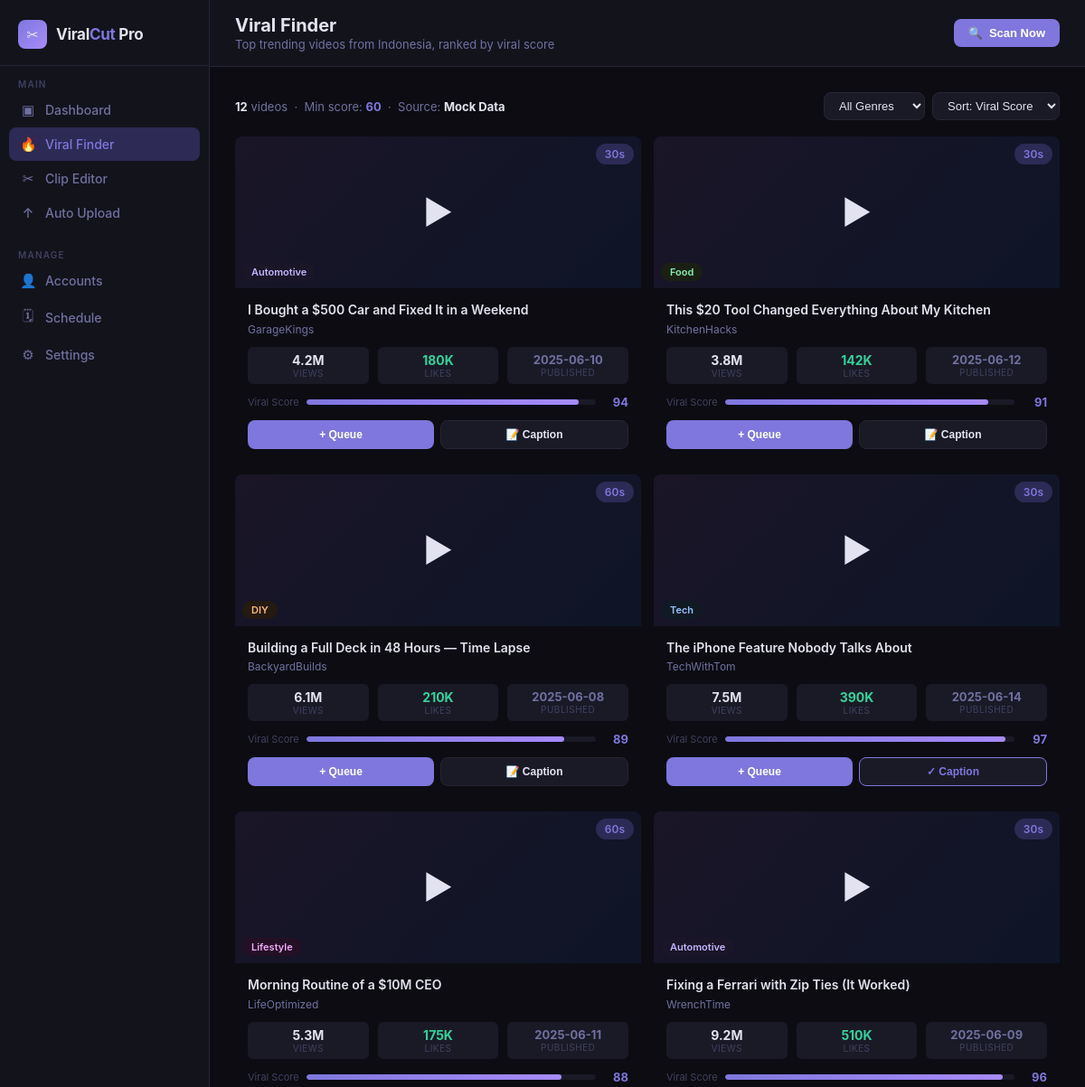
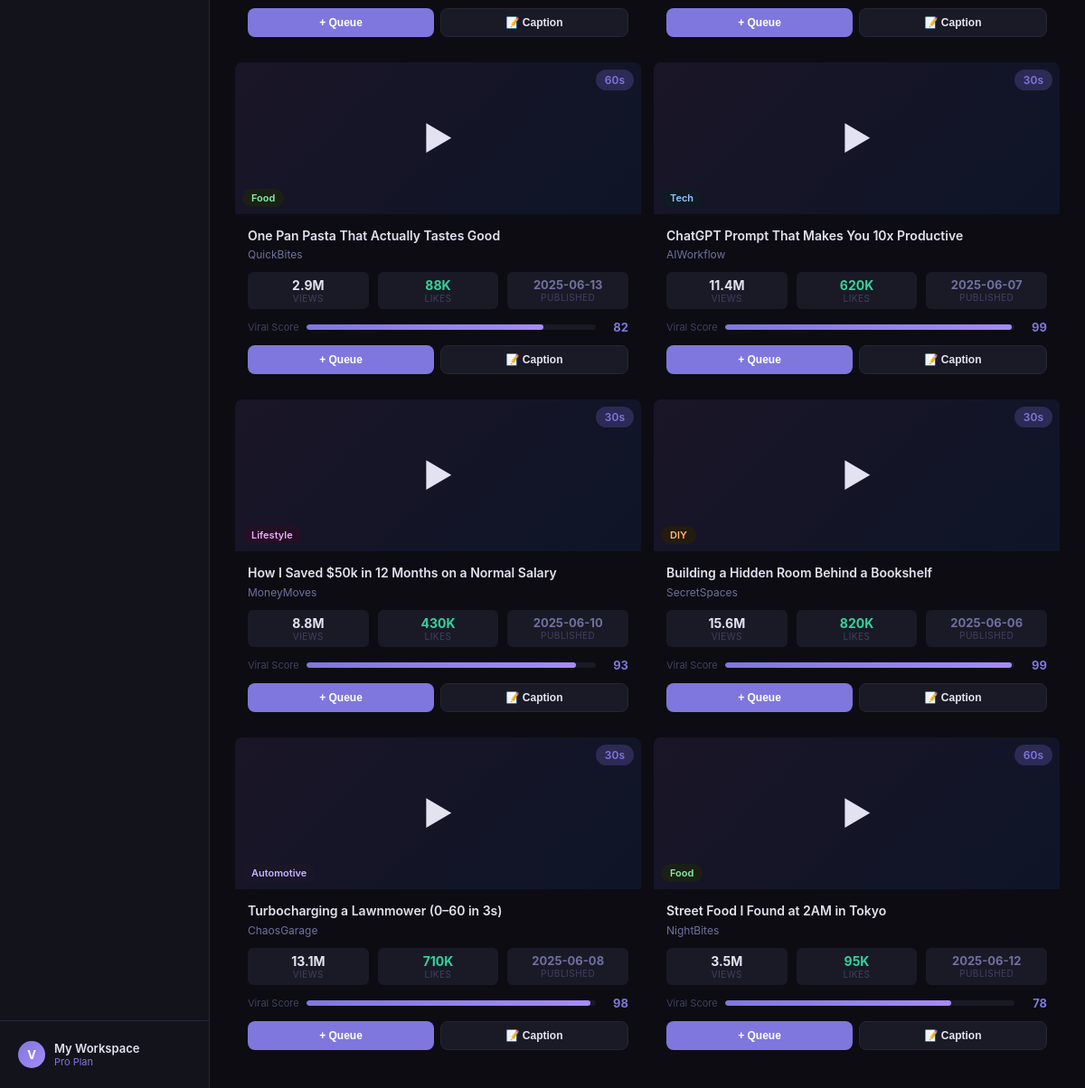
The page /viral-finder on the database its author committed (2 pictures, top to bottom).
### tables this page shows
CREATE TABLE captions (
            id INTEGER PRIMARY KEY AUTOINCREMENT,
            video_id TEXT NOT NULL UNIQUE,
            title TEXT NOT NULL,
            genre TEXT NOT NULL,
            short_cap TEXT NOT NULL,
            medium_cap TEXT NOT NULL,
            long_cap TEXT NOT NULL,
            created_at DATETIME DEFAULT CURRENT_TIMESTAMP
        );

CREATE TABLE queue (
            id INTEGER PRIMARY KEY AUTOINCREMENT,
            video_id TEXT NOT NULL,
            title TEXT NOT NULL,
            channel TEXT NOT NULL,
            thumbnail TEXT NOT NULL,
            views TEXT NOT NULL,
            likes TEXT NOT NULL,
            genre TEXT NOT NULL,
            score INTEGER NOT NULL,
            duration INTEGER NOT NULL,
            added_at DATETIME DEFAULT CURRENT_TIMESTAMP,
            status TEXT NOT NULL DEFAULT 'pending'
        , sort_order INTEGER NOT NULL DEFAULT 0, assigned_slot INTEGER REFERENCES schedule(id), notes TEXT NOT NULL DEFAULT '');

### app.py (the view)
@app.route("/viral-finder")
def viral_finder():
    api_key = get_api_key()
    settings = get_settings()
    min_score = int(settings.get("viral_score_min", 60))
    genres = settings.get("genres", "Automotive,Food,DIY,Tech,Lifestyle")
    conn = get_db()
    queued_ids = {r["video_id"] for r in conn.execute("SELECT video_id FROM queue").fetchall()}
    capped_ids  = {r["video_id"] for r in conn.execute("SELECT video_id FROM captions").fetchall()}
    conn.close()
    videos = filter_videos(MOCK_VIDEOS, min_score, genres)
    for v in videos:
        v["in_queue"]     = v["video_id"] in queued_ids
        v["has_captions"] = v["video_id"] in capped_ids
    return render_template("viral_finder.html", active="viral-finder",
                           videos=videos, scanned=False, error=None,
                           api_configured=bool(api_key),
                           min_score=min_score, genres=genres)

### app.py (called while the page is built)
def get_settings():
    conn = get_db()
    rows = conn.execute("SELECT key, value FROM settings").fetchall()
    conn.close()
    return {r["key"]: r["value"] for r in rows}

def get_api_key():
    key = os.environ.get("YOUTUBE_API_KEY", "").strip()
    if key:
        return key
    settings = get_settings()
    return settings.get("youtube_api_key", "").strip()

def filter_videos(videos, min_score, genres):
    genre_list = [g.strip() for g in genres.split(",") if g.strip()]
    return [v for v in videos if v["score"] >= min_score and (not genre_list or v["genre"] in genre_list)]

### db.py (called while the page is built)
def get_db():
    conn = sqlite3.connect(DB_PATH)
    conn.row_factory = sqlite3.Row
    return conn

### templates/viral_finder.html (shortened to what this page needs)
{% extends "base.html" %}
{% block page_title %}Viral Finder{% endblock %}
{% block page_subtitle %}Top trending videos from Indonesia, ranked by viral score{% endblock %}
{% block topbar_actions %}
<form method="POST" action="/viral-finder/scan" id="scan-form" style="display:inline">
    <button type="submit" class="btn btn-primary" id="scan-btn" onclick="startScan()">
        <span id="scan-icon">🔍</span> <span id="scan-label">Scan Now</span>
    </button>
</form>
{% endblock %}
{% block content %}
<div style="display:flex;align-items:center;gap:12px;margin-bottom:18px;flex-wrap:wrap">
    <div style="font-size:13px;color:var(--text-muted)">
        <strong style="color:var(--text)">{{ videos|length }}</strong> videos
        &nbsp;·&nbsp; Min score: <strong style="color:var(--accent)">{{ min_score }}</strong>
        &nbsp;·&nbsp; Source: <strong style="color:var(--text)">{% if scanned %}YouTube Live (ID){% else %}Mock Data{% endif %}</strong>
    </div>
    <div style="margin-left:auto;display:flex;gap:8px">
        <select id="genre-filter" onchange="filterCards()" style="background:var(--surface2);border:1px solid var(--border);border-radius:8px;padding:6px 12px;font-size:13px;color:var(--text);outline:none">
            <option value="">All Genres</option>
        </select>
        <select id="sort-filter" onchange="sortCards()" style="background:var(--surface2);border:1px solid var(--border);border-radius:8px;padding:6px 12px;font-size:13px;color:var(--text);outline:none">
            <option value="score">Sort: Viral Score</option>
        </select>
    </div>
</div>
<div id="video-grid" style="display:grid;grid-template-columns:repeat(auto-fill,minmax(300px,1fr));gap:14px">
    {% for v in videos %}
    <div class="video-card" data-genre="{{ v.genre }}" data-score="{{ v.score }}" data-views="{{ v.views_raw }}">
        <div style="position:relative">
            {% if v.thumbnail %}
            <img src="{{ v.thumbnail }}" alt="" style="width:100%;height:168px;object-fit:cover;border-radius:8px 8px 0 0;display:block">
            {% else %}
            <div style="width:100%;height:168px;background:linear-gradient(135deg,#1a1527,#0e1527);border-radius:8px 8px 0 0;display:flex;align-items:center;justify-content:center;font-size:36px">▶</div>
            {% endif %}
            <div style="position:absolute;top:8px;right:8px">
                <span class="badge badge-purple" style="font-size:12px;padding:4px 10px">{{ v.duration }}s</span>
            </div>
            <div style="position:absolute;bottom:8px;left:8px">
                <span class="badge
                    {% if v.genre == 'Automotive' %}badge-auto
                    {% elif v.genre == 'Food' %}badge-food
                    {% elif v.genre == 'DIY' %}badge-diy
                    {% elif v.genre == 'Tech' %}badge-tech
                    {% elif v.genre == 'Gaming' %}badge-yellow
                    {% else %}badge-life{% endif %}" style="font-size:11px">{{ v.genre }}</span>
            </div>
        </div>
        <div style="padding:14px">
            <div style="font-size:14px;font-weight:600;color:var(--text);line-height:1.4;margin-bottom:4px;display:-webkit-box;-webkit-line-clamp:2;-webkit-box-orient:vertical;overflow:hidden">{{ v.title }}</div>
            <div style="font-size:12px;color:var(--text-muted);margin-bottom:12px">{{ v.channel }}</div>
            <div style="display:flex;gap:10px;margin-bottom:12px">
                <div style="text-align:center;flex:1;background:var(--surface2);border-radius:6px;padding:6px 4px">
                    <div style="font-size:14px;font-weight:700;color:var(--text)">{{ v.views }}</div>
                    <div style="font-size:10px;color:var(--text-faint);text-transform:uppercase;letter-spacing:0.5px">Views</div>
                </div>
                <div style="text-align:center;flex:1;background:var(--surface2);border-radius:6px;padding:6px 4px">
                    <div style="font-size:14px;font-weight:700;color:var(--green)">{{ v.likes }}</div>
                    <div style="font-size:10px;color:var(--text-faint);text-transform:uppercase;letter-spacing:0.5px">Likes</div>
                </div>
                <div style="text-align:center;flex:1;background:var(--surface2);border-radius:6px;padding:6px 4px">
                    <div style="font-size:13px;font-weight:700;color:var(--text-muted)">{{ v.published }}</div>
                    <div style="font-size:10px;color:var(--text-faint);text-transform:uppercase;letter-spacing:0.5px">Published</div>
                </div>
            </div>
            <div style="display:flex;align-items:center;gap:8px;margin-bottom:12px">
                <span style="font-size:11px;color:var(--text-faint)">Viral Score</span>
                <div class="score-bar" style="flex:1">
                    <div class="score-fill" style="width:{{ v.score }}%"></div>
                </div>
                <span class="score-num">{{ v.score }}</span>
            </div>
            <div style="display:flex;gap:7px">
                <button
                    class="btn btn-primary queue-btn"
                    style="flex:1;justify-content:center;font-size:12px;{% if v.in_queue %}background:var(--accent-dim);color:var(--accent);border:1px solid var(--accent){% endif %}"
                    data-video='{{ {"video_id": v.video_id, "title": v.title, "channel": v.channel, "thumbnail": v.thumbnail, "views": v.views, "likes": v.likes, "genre": v.genre, "score": v.score, "duration": v.duration} | tojson }}'
                    onclick="addToQueue(this)">
                    {% if v.in_queue %}✓ Queue{% else %}+ Queue{% endif %}
                </button>
                <button
                    class="btn {% if v.has_captions %}btn-secondary{% else %}btn-secondary{% endif %} caption-btn"
                    style="flex:1;justify-content:center;font-size:12px;{% if v.has_captions %}border-color:var(--accent);color:var(--accent){% endif %}"
                    onclick="openCaption('{{ v.video_id }}','{{ v.title|replace("'","\\'") }}','{{ v.channel|replace("'","\\'") }}','{{ v.genre }}',{{ v.score }}, this)">
                    {% if v.has_captions %}✓ Caption{% else %}📝 Caption{% endif %}
                </button>
            </div>
        </div>
    </div>
    {% endfor %}
</div>
{% endblock %}

### templates/base.html (shortened to what this page needs)
<!DOCTYPE html>
<html lang="en">
<head>
    <link rel="stylesheet" href="/static/style.css">
</head>
<body>
    <aside class="sidebar">
        <div class="sidebar-logo">
            <div class="logo-icon">✂</div>
            <div class="logo-text">Viral<span>Cut</span> Pro</div>
        </div>
        <nav class="sidebar-nav">
            <div class="nav-section">
                <div class="nav-section-label">Main</div>
                <a href="/dashboard" class="nav-item {% if active == 'dashboard' %}active{% endif %}">
                    <span class="nav-icon">▣</span> Dashboard
                </a>
                <a href="/viral-finder" class="nav-item {% if active == 'viral-finder' %}active{% endif %}">
                    <span class="nav-icon">🔥</span> Viral Finder
                </a>
                <a href="/clip-editor" class="nav-item {% if active == 'clip-editor' %}active{% endif %}">
                    <span class="nav-icon">✂</span> Clip Editor
                </a>
                <a href="/auto-upload" class="nav-item {% if active == 'auto-upload' %}active{% endif %}">
                    <span class="nav-icon">↑</span> Auto Upload
                </a>
            </div>
            <div class="nav-section">
                <div class="nav-section-label">Manage</div>
                <a href="/accounts" class="nav-item {% if active == 'accounts' %}active{% endif %}">
                    <span class="nav-icon">👤</span> Accounts
                </a>
                <a href="/schedule" class="nav-item {% if active == 'schedule' %}active{% endif %}">
                    <span class="nav-icon">🗓</span> Schedule
                </a>
                <a href="/settings" class="nav-item {% if active == 'settings' %}active{% endif %}">
                    <span class="nav-icon">⚙</span> Settings
                </a>
            </div>
        </nav>
        <div class="sidebar-footer">
            <div class="sidebar-user">
                <div class="avatar">V</div>
                <div class="user-info">
                    <div class="user-name">My Workspace</div>
                    <div class="user-plan">Pro Plan</div>
                </div>
            </div>
        </div>
    </aside>
    <div class="main">
        <div class="topbar">
            <div class="topbar-left">
                <h1>{% block page_title %}{% endblock %}</h1>
                <p>{% block page_subtitle %}{% endblock %}</p>
            </div>
            <div class="topbar-right">
                {% block topbar_actions %}{% endblock %}
            </div>
        </div>
        <div class="content">
            {% block content %}{% endblock %}
        </div>
    </div>
</body>
</html>

### static/style.css (style rules this page uses)
:root { --bg: #0c0c12; --surface: #13131c; --surface2: #1a1a27; --border: #252535; --accent: #7F77DD; --accent-dim: #2d2a55; --accent-hover: #9b94e8; --text: #e2e2f0; --text-muted: #7070a0; --text-faint: #404060; --green: #34d399; --red: #f87171; --yellow: #fbbf24; --radius: 10px; }
* { margin: 0; padding: 0; box-sizing: border-box; }
body { font-family: -apple-system, BlinkMacSystemFont, 'Segoe UI', 'Inter', sans-serif; background: var(--bg); color: var(--text); display: flex; height: 100vh; overflow: hidden; }
.sidebar { width: 232px; background: var(--surface); border-right: 1px solid var(--border); display: flex; flex-direction: column; flex-shrink: 0; }
.sidebar-logo { padding: 22px 20px 18px; border-bottom: 1px solid var(--border); display: flex; align-items: center; gap: 10px; }
.sidebar-logo .logo-icon { width: 32px; height: 32px; background: linear-gradient(135deg, var(--accent), #a78bfa); border-radius: 8px; display: flex; align-items: center; justify-content: center; font-size: 16px; }
.sidebar-logo .logo-text { font-size: 17px; font-weight: 700; color: var(--text); letter-spacing: -0.3px; }
.sidebar-logo .logo-text span { color: var(--accent); }
.sidebar-nav { padding: 14px 10px; flex: 1; overflow-y: auto; }
.nav-section { margin-bottom: 22px; }
.nav-section-label { font-size: 10px; font-weight: 600; text-transform: uppercase; letter-spacing: 1.2px; color: var(--text-faint); padding: 0 10px; margin-bottom: 4px; }
.nav-item { display: flex; align-items: center; gap: 10px; padding: 9px 12px; border-radius: 8px; color: var(--text-muted); font-size: 14px; font-weight: 500; text-decoration: none; transition: all 0.14s; cursor: pointer; margin-bottom: 1px; }
.nav-item.active { background: var(--accent-dim); color: var(--accent); }
.nav-item .nav-icon { font-size: 15px; width: 18px; text-align: center; flex-shrink: 0; }
.sidebar-footer { padding: 14px 10px; border-top: 1px solid var(--border); }
.sidebar-user { display: flex; align-items: center; gap: 10px; padding: 8px 10px; border-radius: 8px; }
.sidebar-user .avatar { width: 30px; height: 30px; background: linear-gradient(135deg, var(--accent), #a78bfa); border-radius: 50%; display: flex; align-items: center; justify-content: center; font-size: 13px; font-weight: 700; color: white; flex-shrink: 0; }
.sidebar-user .user-info { flex: 1; min-width: 0; }
.sidebar-user .user-name { font-size: 13px; font-weight: 600; color: var(--text); }
.sidebar-user .user-plan { font-size: 11px; color: var(--accent); }
.main { flex: 1; display: flex; flex-direction: column; overflow: hidden; }
.topbar { padding: 16px 28px; border-bottom: 1px solid var(--border); background: var(--surface); display: flex; align-items: center; justify-content: space-between; flex-shrink: 0; }
.topbar-left h1 { font-size: 20px; font-weight: 700; color: var(--text); }
.topbar-left p { font-size: 13px; color: var(--text-muted); margin-top: 1px; }
.topbar-right { display: flex; align-items: center; gap: 10px; }
.btn { display: inline-flex; align-items: center; gap: 7px; padding: 8px 16px; border-radius: 8px; font-size: 13px; font-weight: 600; cursor: pointer; border: none; text-decoration: none; transition: all 0.14s; }
.btn-primary { background: var(--accent); color: white; }
.btn-secondary { background: var(--surface2); color: var(--text); border: 1px solid var(--border); }
.content { flex: 1; overflow-y: auto; padding: 28px; }
.badge { display: inline-block; padding: 3px 10px; border-radius: 20px; font-size: 11px; font-weight: 600; }
.badge-purple { background: var(--accent-dim); color: var(--accent); }
.badge-auto { background: #1a1527; color: #c4b5fd; }
.badge-food { background: #1a2014; color: #86efac; }
.badge-diy { background: #241a10; color: #fdba74; }
.badge-tech { background: #101a24; color: #93c5fd; }
.badge-life { background: #241024; color: #f0abfc; }
.score-bar { flex: 1; height: 6px; background: var(--surface2); border-radius: 3px; overflow: hidden; min-width: 60px; }
.score-fill { height: 100%; border-radius: 3px; background: linear-gradient(90deg, var(--accent), #a78bfa); }
.score-num { font-size: 13px; font-weight: 700; color: var(--accent); width: 28px; text-align: right; }

### rows shown on the page
captions: duration "30", genre "Tech", title "The iPhone Feature Nobody Talks About", channel "TechWithTom", views "7.5M", likes "390K", published "2025-06-14", score "97", shows "✓ Caption"
queue: duration "30", genre "Tech", title "ChatGPT Prompt That Makes You 10x Productive", channel "AIWorkflow", views "11.4M", likes "620K", published "2025-06-07", score "99", shows "📝 Caption"

### other values the page prints
{{ videos|length }} "12"
{{ min_score }} "60"
{{ v.duration }} "30" "30" "60" "60" "30" "60" "30" "30" "30" "60"
{{ v.genre }} "Automotive" "Food" "DIY" "Lifestyle" "Automotive" "Food" "Lifestyle" "DIY" "Automotive" "Food"
{{ v.title }} "I Bought a $500 Car and Fixed It in a Weekend" "This $20 Tool Changed Everything About My Kitchen" "Building a Full Deck in 48 Hours — Time Lapse" "Morning Routine of a $10M CEO" "Fixing a Ferrari with Zip Ties (It Worked)" "One Pan Pasta That Actually Tastes Good" "How I Saved $50k in 12 Months on a Normal Salary" "Building a Hidden Room Behind a Bookshelf" "Turbocharging a Lawnmower (0–60 in 3s)" "Street Food I Found at 2AM in Tokyo"
{{ v.channel }} "GarageKings" "KitchenHacks" "BackyardBuilds" "LifeOptimized" "WrenchTime" "QuickBites" "MoneyMoves" "SecretSpaces" "ChaosGarage" "NightBites"
{{ v.views }} "4.2M" "3.8M" "6.1M" "5.3M" "9.2M" "2.9M" "8.8M" "15.6M" "13.1M" "3.5M"
{{ v.likes }} "180K" "142K" "210K" "175K" "510K" "88K" "430K" "820K" "710K" "95K"
{{ v.published }} "2025-06-10" "2025-06-12" "2025-06-08" "2025-06-11" "2025-06-09" "2025-06-13" "2025-06-10" "2025-06-06" "2025-06-08" "2025-06-12"
{{ v.score }} "94" "91" "89" "88" "96" "82" "93" "99" "98" "78"
